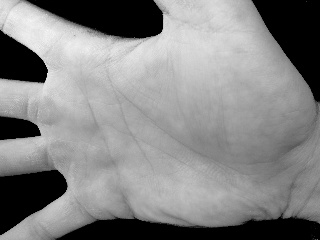
#> input picture Ex4/Hand1.jpg, 320 x 240 px
$ python PalmprintAlignmentAutomatic.py
#> lines starting #> are read from the running program, lines starting #| are printed output that depends on the picture; after the words box and inside, x2 and y2 are one past the last pixel; in counts of white or black regions, pixels touching at a corner belong together; long printed decimals are rounded
'''
Created on 05.10.2016
Modified on 23.12.2020

@author: Daniel
@modified by Charly, Christian, Max (23.12.2020)
'''

import numpy as np
import cv2
import matplotlib.pyplot as plt


# do not import more modules!
img=cv2.imread('Hand1.jpg')
#> img is the input picture: shape (240, 320, 3); min 0, max 248, mean 132
img = cv2.cvtColor(img, cv2.COLOR_BGR2GRAY)
#> img: shape (240, 320)
plt.imshow(img,'gray')
imgc=img[:]
def drawCircle(img, x, y):
    '''
    Draw a circle at circle of radius 5px at (x, y) stroke 2 px
    This helps you to visually check your methods.
    :param img: a 2d nd-array
    :param y:
    :param x:
    :return: img with circle at desired position
    '''
    cv2.circle(img, (x, y), 4, 255, 5)
    return img

#circle= drawCircle(imgc,10,40)
circle= drawCircle(imgc,44,72)
circle= drawCircle(imgc,10,55)
circle= drawCircle(imgc,30,65)
#> call 3 of drawCircle, with x = 30, y = 65
#> in drawCircle (call 3), `cv2.circle(img, (x, y), 4, 255, 5)`:
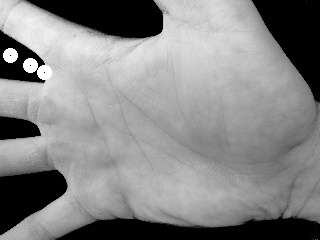
#> img: shape (240, 320); min 0, max 255, mean 133.6

plt.imshow(circle,'gray')
plt.show()
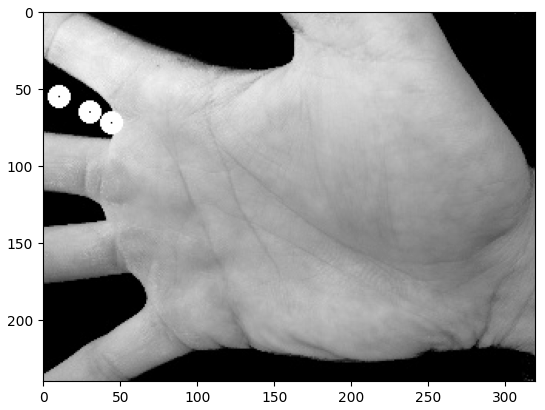
#> figure drawn by matplotlib, 1 panel

def binarizeAndSmooth(img) -> np.ndarray:
    '''
    First Binarize using threshold of 115, then smooth with gauss kernel (5, 5)
    :param img: greyscale image in range [0, 255]
    :return: preprocessed image
    '''
    # Binarize using threshold of 115
    _, binary_img =cv2.threshold(img,115,255,cv2.THRESH_BINARY) # intensities greater than or equal to 115 are set to 255 (white), while pixels below the threshold are set to 0 (black)

    # Smooth with Gaussian kernel (5, 5)
    preprocessed_image= cv2.GaussianBlur(binary_img, (5, 5), 0)
    return preprocessed_image
processed=binarizeAndSmooth(img)
#> in binarizeAndSmooth, `_, binary_img =cv2.threshold(img,115,255,cv2.THRESH_BINARY)`:
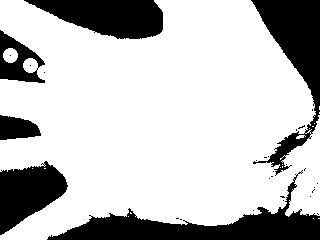
#> binary_img: shape (240, 320); 75.5% white; 30 black regions (24 under 20 px)
#> in binarizeAndSmooth, `preprocessed_image= cv2.GaussianBlur(binary_img, (5, 5), 0)`:
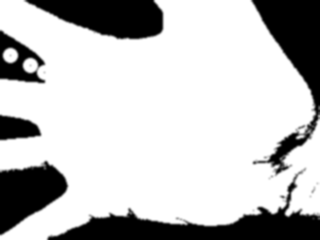
#> preprocessed_image: shape (240, 320); min 0, max 255, mean 192.6
plt.imshow(processed,'gray')
plt.show()

def drawLargestContour(img) -> np.ndarray:
        '''
        find the largest contour and return a new image showing this contour drawn with cv2 (stroke 2)
        :param img: preprocessed image (mostly b&w)
        :return: contour image
        '''
        # Find contours
        contours, _ = cv2.findContours(img, cv2.RETR_EXTERNAL, cv2.CHAIN_APPROX_SIMPLE)

        # Find the largest contour based on area
        largest_contour = max(contours, key=cv2.contourArea)

        # Create a blank image with the same dimensions as the input image
        contour_image = np.zeros_like(img)

        # Draw the largest contour on the blank image
        cv2.drawContours(contour_image, [largest_contour],0,255, 2)


        return contour_image
contour=drawLargestContour(processed)
#> in drawLargestContour, `contours, _ = cv2.findContours(img, cv2.RETR_EXTERNAL, cv2.CHAIN_APPRO..`: contours = 2 contours; box (x1, y1, x2, y2) and area: (0, 0, 320, 240) 60914, (1, 46, 20, 65) 284
#> in drawLargestContour, `largest_contour = max(contours, key=cv2.contourArea)`: largest_contour = contour of 429 points, box (x1, y1, x2, y2) (0, 0, 320, 240), area 60914
#> in drawLargestContour, `cv2.drawContours(contour_image, [largest_contour],0,255, 2)`:
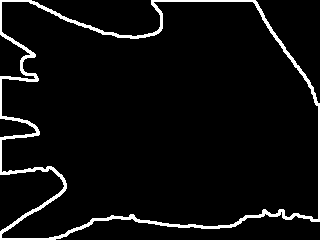
#> contour_image: shape (240, 320); 5.3% white; 1 white region, box (x1, y1, x2, y2) and area: (0, 0, 320, 240) 4073
plt.imshow(contour,'gray')
plt.show()
print(contour)
#> (printed output is left out)


def getFingerContourIntersections(contour_img, x) -> np.ndarray:
    '''
    Run along a column at position x, and return the 6 intersecting y-values with the finger contours.
    (For help check Palmprint_Algnment_Helper.pdf section 2b)
    :param contour_img:
    :param x: position of the image column to run along
    :return: y-values in np.ndarray in shape (6,)
    '''

    contour_img=contour_img[4:235,:]
    plt.imshow(contour_img,'gray')
    plt.show()

    img=contour_img[:,x]
    intersections = []
    height, _ = np.shape(contour_img)
    should_append = True

    for y in range(2,height-1):
        y = int(y)
        if img[y] == 255:

            intersections.append(y)
    filtered_numbers = []
    for num in intersections:
      if should_append:
         # Append the number to the filtered list
         filtered_numbers.append(num)

      # Check the condition to determine if the next number should be skipped
      if num + 1 in intersections and num + 1 - num <= 10:
        should_append = False
      else:
        should_append = True
    # Trim the intersections list to contain at most 6 values
    intersection = filtered_numbers[:6]

    return np.array(intersection)
intersections=getFingerContourIntersections(contour, 10)
#> in getFingerContourIntersections, `contour_img=contour_img[4:235,:]`:
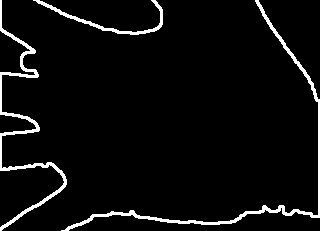
#> contour_img: shape (231, 320); 4.9% white; 3 white regions, box (x1, y1, x2, y2) and area: (61, 0, 320, 231) 1601, (0, 0, 67, 231) 1446, (33, 0, 163, 35) 551
#> in getFingerContourIntersections, `img=contour_img[:,x]`: img = 231 values, max 255 at index 33, min 0 at index 0, mean 25.39
#> after the loop in getFingerContourIntersections, `for y in range(2,height-1):`: intersections = [33, 34, 35, 36, 72, 73, 74, 75, 113, 114, 115, 132, 133, 134, 166, 167, 168, 169, 220, 221, 222, 223, 224]
#> the loop in getFingerContourIntersections, `for num in intersections:` made 23 passes
#> (num, should_append) on passes 1 to 12: (33, False), (34, False), (35, False), (36, True), (72, False), (73, False), (74, False), (75, True), (113, False), (114, False), (115, True), (132, False)
#> after the loop in getFingerContourIntersections, `for num in intersections:`: filtered_numbers = [33, 72, 113, 132, 166, 220]
#> intersections = [33, 72, 113, 132, 166, 220]
print(intersections)
#| [ 33  72 113 132 166 220]

def findKPoints(img, y1, x1, y2, x2) -> tuple:
    '''
    given two points and the contour image, find the intersection point k
    :param img: binarized contour image (255 == contour)
    :param y1: y-coordinate of point
    :param x1: x-coordinate of point
    :param y2: y-coordinate of point
    :param x2: x-coordinate of point
    :return: intersection point k as a tuple (ky, kx)
    '''

    slope = (y2 - y1) / (x2 - x1)  # Calculate the slope
    b = y1 -( slope * x1)

    x = x2
    y=y2
    while True:


        # Check if the current coordinates belong to the contour
        if img[y, x] !=0:
            return y, x  # Return the intersection point
            break
        x += 1
        y = int((slope * x) + b)


    return None  # Return None if no intersection is found


print(findKPoints(contour,55,10,65,30))
#> after the loop in findKPoints, `while True:`: x = 318
#| (209, 318)

def getCoordinateTransform(k1, k2, k3) -> np.ndarray:
    '''
    Get a transform matrix to map points from old to new coordinate system defined by k1-3
    Hint: Use cv2 for this.
    :param k1: point in (y, x) order
    :param k2: point in (y, x) order
    :param k3: point in (y, x) order
    :return: 2x3 matrix rotation around origin by angle
    '''

    # Convert points to numpy arrays
    k1 = np.array(k1)
    k2 = np.array(k2)
    k3 = np.array(k3)

    # Compute the direction vector of the line passing through k1 and k3
    line_direction = k3 - k1
    line_direction = line_direction / np.linalg.norm(line_direction)

    # Compute the direction vector of the line passing through k2 and perpendicular to the line k1k3
    line_perpendicular = np.array([-line_direction[1], line_direction[0]])

    # Calculate the intersection point of the two lines
    intersection_point = np.linalg.solve(np.vstack((line_direction, -line_perpendicular)).T, k2 - k1)

    # Calculate the angle between the line passing through the intersection and the old x-axis
    angle = np.arctan2(intersection_point[1], intersection_point[0]) * 180 / np.pi
    print(angle)
    # Create the transformation matrix using cv2.getRotationMatrix2D with the specified center
    scale = 1  # You can adjust the scale if needed
    center = tuple(intersection_point)
    transform_matrix = cv2.getRotationMatrix2D(center, angle, scale)

    return transform_matrix

def palmPrintAlignment(img):
    '''
    Transform a given image like in the paper using the helper functions above when possible
    :param img: greyscale image
    :return: transformed image
    '''

    # TODO threshold and blur

    # TODO find and draw largest contour in image

    # TODO choose two suitable columns and find 6 intersections with the finger's contour

    # TODO compute middle points from these contour intersections

    # TODO extrapolate line to find k1-3

    # TODO calculate Rotation matrix from coordinate system spanned by k1-3

    # TODO rotate the image around new origin
    # Step 1: Threshold and blur the image
    processed = binarizeAndSmooth(img)

    # Step 2: Find and draw the largest contour in the image
    contour = drawLargestContour(processed)

    # Step 3: Choose two suitable columns and find 6 intersections with the finger's contour
    x1 = 10  # Choose the x-coordinate of the first column
    x2 = 20  # Choose the x-coordinate of the second column
    intersections1 = getFingerContourIntersections(contour, x1)
#> the loop in getFingerContourIntersections (call 2), `for num in intersections:` made 23 passes
    intersections2 = getFingerContourIntersections(contour, x2)

    # Step 4: Compute middle points from these contour intersections
    middle_points_x1 = []
    for i in range(0,len(intersections1),2):
        y = (intersections1[i+1] - intersections2[i]) // 2
        middle_points_x1.append((y, x1))
    middle_points_x2 = []
    for i in range(0,len(intersections2),2):
        y = (intersections2[i+1] - intersections2[i]) // 2
        middle_points_x2.append((y, x2))


    # Step 5: Extrapolate line to find k1-3
    k1 = findKPoints(contour, middle_points_x1[0][0], middle_points_x1[0][1], middle_points_x2[0][0], middle_points_x2[0][1])
    k2 = findKPoints(contour, middle_points_x1[1][0], middle_points_x1[1][1], middle_points_x2[1][0], middle_points_x2[1][1])
    k3 = findKPoints(contour, middle_points_x1[2][0], middle_points_x1[2][1], middle_points_x2[2][0], middle_points_x2[2][1])

    # Step 6: Calculate Rotation matrix from coordinate system spanned by k1-3
    rotation_matrix = getCoordinateTransform(k1, k2, k3)

    # Step 7: Rotate the image around the new origin
    aligned_image = cv2.warpAffine(img, rotation_matrix, (img.shape[1], img.shape[0]))

    return aligned_image

rotated=palmPrintAlignment(img)
#> in palmPrintAlignment, `intersections1 = getFingerContourIntersections(contour, x1)`: intersections1 = [33, 72, 113, 132, 166, 220]
#> in palmPrintAlignment, `intersections2 = getFingerContourIntersections(contour, x2)`: intersections2 = [40, 56, 73, 115, 131, 166]
#> the loop in palmPrintAlignment, `for i in range(0,len(intersections1),2):` made 3 passes
#> y on passes 1 to 2: 16, 29
#> (i, y) on pass 3: (4, 44)
#> after the loop in palmPrintAlignment, `for i in range(0,len(intersections1),2):`: middle_points_x1 = [(16, 10), (29, 10), (44, 10)]
#> the loop in palmPrintAlignment, `for i in range(0,len(intersections2),2):` made 3 passes
#> y on passes 1 to 2: 8, 21
#> (i, y) on pass 3: (4, 17)
#> after the loop in palmPrintAlignment, `for i in range(0,len(intersections2),2):`: middle_points_x2 = [(8, 20), (21, 20), (17, 20)]
#> the loop in findKPoints, `while True:` made 9 passes
#> y on passes 1 to 8: 7, 6, 5, 4, 4, 3, 2, 1
#> after the loop in findKPoints, `while True:`: x = 28
#> in palmPrintAlignment, `k1 = findKPoints(contour, middle_points_x1[0][0], middle_points_x1[0][..`: k1 = (1, 28)
#> the loop in findKPoints, `while True:` made 19 passes
#> y on passes 1 to 12: 20, 19, 18, 17, 17, 16, 15, 14, 13, 13, 12, 11
#> after the loop in findKPoints, `while True:`: x = 38
#> in palmPrintAlignment, `k2 = findKPoints(contour, middle_points_x1[1][0], middle_points_x1[1][..`: k2 = (6, 38)
#> the loop in findKPoints, `while True:` made 7 passes
#> after the loop in findKPoints, `while True:`: x = 26
#> in palmPrintAlignment, `k3 = findKPoints(contour, middle_points_x1[2][0], middle_points_x1[2][..`: k3 = (0, 26)
#> in getCoordinateTransform, `k1 = np.array(k1)`: k1 = [1, 28]
#> in getCoordinateTransform, `k2 = np.array(k2)`: k2 = [6, 38]
#> in getCoordinateTransform, `k3 = np.array(k3)`: k3 = [0, 26]
#> in getCoordinateTransform, `line_direction = k3 - k1`: line_direction = [-1, -2]
#> in getCoordinateTransform, `line_direction = line_direction / np.linalg.norm(line_direction)`: line_direction = [-0.447, -0.894]
#> in getCoordinateTransform, `line_perpendicular = np.array([-line_direction[1], line_direction[0]])`: line_perpendicular = [0.894, -0.447]
#> in getCoordinateTransform, `intersection_point = np.linalg.solve(np.vstack((line_direction, -line_..`: intersection_point = [-11.18, 0]
#> in getCoordinateTransform, `angle = np.arctan2(intersection_point[1], intersection_point[0]) * 180..`: angle = -180
#| -180.0
#> in getCoordinateTransform, `center = tuple(intersection_point)`: center = (-11.18, 0)
#> in getCoordinateTransform, `transform_matrix = cv2.getRotationMatrix2D(center, angle, scale)`: transform_matrix = [[-1, -1.22e-16, -22.36], [1.22e-16, -1, 1.37e-15]]
#> in palmPrintAlignment, `rotation_matrix = getCoordinateTransform(k1, k2, k3)`: rotation_matrix has the same summary as transform_matrix in getCoordinateTransform
#> in palmPrintAlignment, `aligned_image = cv2.warpAffine(img, rotation_matrix, (img.shape[1], im..`: aligned_image: shape (240, 320); every value is 0
plt.imshow(rotated,'gray')
plt.show()

$ run again, with Ex4/Hand2.jpg copied over Ex4/Hand1.jpg
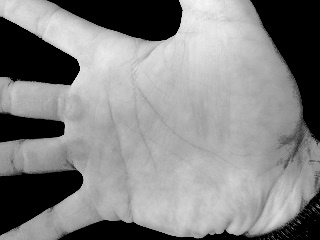
#> input picture Ex4/Hand2.jpg, 320 x 240 px
#> img is the input picture: shape (240, 320, 3); min 0, max 246, mean 132.3
#> in binarizeAndSmooth, `_, binary_img =cv2.threshold(img,115,255,cv2.THRESH_BINARY)`:
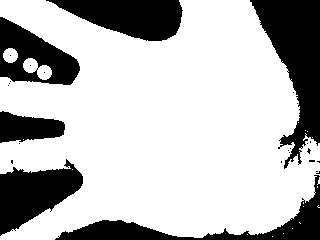
#> binary_img: shape (240, 320); 72.9% white; 27 black regions (21 under 20 px)
#> contours = 6 contours, 2 with area under 20; largest, box (x1, y1, x2, y2) and area: (0, 0, 320, 240) 58830, (1, 46, 20, 65) 284, (297, 220, 303, 226) 24, (315, 203, 320, 210) 23
#> largest_contour = contour of 608 points, box (x1, y1, x2, y2) (0, 0, 320, 240), area 58830
#> contour_image: shape (240, 320); 6.4% white; 1 white region, box (x1, y1, x2, y2) and area: (0, 0, 320, 240) 4926
#> (printed output is left out)
#> contour_img: shape (231, 320); 5.6% white; 6 white regions (1 under 20 px), largest, box (x1, y1, x2, y2) and area: (0, 0, 83, 231) 2099, (252, 0, 320, 231) 1128, (57, 0, 182, 37) 534, (61, 216, 167, 231) 354, (214, 228, 233, 231) 28
#> in getFingerContourIntersections, `img=contour_img[:,x]`: img = 231 values, max 255 at index 18, min 0 at index 0, mean 24.29
#> after the loop in getFingerContourIntersections, `for y in range(2,height-1):`: intersections = [18, 19, 20, 21, 70, 71, 72, 73, 110, 111, 112, 113, 134, 135, 136, 169, 170, 171, 222, 223, 224, 225]
#> the loop in getFingerContourIntersections, `for num in intersections:` made 22 passes
#> (num, should_append) on passes 1 to 8: (18, False), (19, False), (20, False), (21, True), (70, False), (71, False), (72, False), (73, True)
#> after the loop in getFingerContourIntersections, `for num in intersections:`: filtered_numbers = [18, 70, 110, 134, 169, 222]
#| [ 18  70 110 134 169 222]
#> after the loop in findKPoints, `while True:`: x = 52
#| (76, 52)
#> the loop in getFingerContourIntersections (call 2), `for num in intersections:` made 22 passes
#> intersections1 = [18, 70, 110, 134, 169, 222]
#> intersections2 = [23, 56, 74, 112, 132, 167]
#> the loop in palmPrintAlignment, `for i in range(0,len(intersections1),2):` made 3 passes
#> y on passes 1 to 2: 23, 30
#> after the loop in palmPrintAlignment, `for i in range(0,len(intersections1),2):`: middle_points_x1 = [(23, 10), (30, 10), (45, 10)]
#> the loop in palmPrintAlignment, `for i in range(0,len(intersections2),2):` made 3 passes
#> y on passes 1 to 2: 16, 19
#> after the loop in palmPrintAlignment, `for i in range(0,len(intersections2),2):`: middle_points_x2 = [(16, 20), (19, 20), (17, 20)]
#> the loop in findKPoints, `while True:` made 22 passes
#> y on passes 1 to 8: 15, 14, 13, 13, 12, 11, 11, 10
#> after the loop in findKPoints, `while True:`: x = 41
#> in palmPrintAlignment, `k1 = findKPoints(contour, middle_points_x1[0][0], middle_points_x1[0][..`: k1 = (1, 41)
#> the loop in findKPoints, `while True:` made 17 passes
#> after the loop in findKPoints, `while True:`: x = 36
#> in palmPrintAlignment, `k2 = findKPoints(contour, middle_points_x1[1][0], middle_points_x1[1][..`: k2 = (1, 36)
#> the loop in findKPoints, `while True:` made 7 passes
#> y on passes 1 to 6: 14, 11, 8, 5, 3, 0
#> after the loop in findKPoints, `while True:`: x = 26
#> in palmPrintAlignment, `k3 = findKPoints(contour, middle_points_x1[2][0], middle_points_x1[2][..`: k3 = (0, 26)
#> in getCoordinateTransform, `k1 = np.array(k1)`: k1 = [1, 41]
#> in getCoordinateTransform, `k2 = np.array(k2)`: k2 = [1, 36]
#> in getCoordinateTransform, `k3 = np.array(k3)`: k3 = [0, 26]
#> in getCoordinateTransform, `line_direction = k3 - k1`: line_direction = [-1, -15]
#> in getCoordinateTransform, `line_direction = line_direction / np.linalg.norm(line_direction)`: line_direction = [-0.0665, -0.998]
#> line_perpendicular = [0.998, -0.0665]
#> intersection_point = [4.99, -0.333]
#> angle = -3.81
#| -3.814
#> center = (4.99, -0.333)
#> transform_matrix = [[0.998, -0.0665, -0.0111], [0.0665, 0.998, -0.333]]
#> rotation_matrix has the same summary as transform_matrix in getCoordinateTransform
#> in palmPrintAlignment, `aligned_image = cv2.warpAffine(img, rotation_matrix, (img.shape[1], im..`:
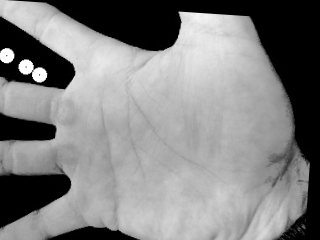
#> aligned_image: shape (240, 320); min 0, max 255, mean 130.1

$ run again, with Ex4/Hand3.jpg copied over Ex4/Hand1.jpg
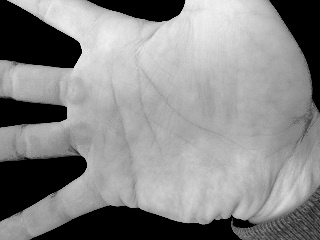
#> input picture Ex4/Hand3.jpg, 320 x 240 px
#> img is the input picture: shape (240, 320, 3); min 0, max 241, mean 136.2
#> in binarizeAndSmooth, `_, binary_img =cv2.threshold(img,115,255,cv2.THRESH_BINARY)`:
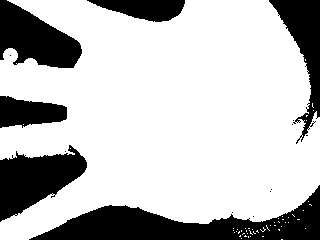
#> binary_img: shape (240, 320); 74.5% white; 15 black regions (9 under 20 px)
#> contours = 3 contours, 2 with area under 20; largest, box (x1, y1, x2, y2) and area: (0, 0, 320, 240) 60304
#> largest_contour = contour of 605 points, box (x1, y1, x2, y2) (0, 0, 320, 240), area 60304
#> contour_image: shape (240, 320); 6.4% white; 1 white region, box (x1, y1, x2, y2) and area: (0, 0, 320, 240) 4899
#> (printed output is left out)
#> contour_img: shape (231, 320); 5.8% white; 5 white regions (1 under 20 px), largest, box (x1, y1, x2, y2) and area: (0, 0, 87, 231) 2001, (264, 0, 320, 231) 1001, (42, 202, 266, 231) 926, (97, 0, 184, 18) 318
#> in getFingerContourIntersections, `img=contour_img[:,x]`: img = 231 values, max 255 at index 0, min 0 at index 3, mean 23.18
#> after the loop in getFingerContourIntersections, `for y in range(2,height-1):`: intersections = [2, 41, 42, 43, 93, 94, 95, 96, 119, 120, 121, 155, 156, 157, 158, 208, 209, 210, 211]
#> the loop in getFingerContourIntersections, `for num in intersections:` made 19 passes
#> (num, should_append) on passes 1 to 8: (2, True), (41, False), (42, False), (43, True), (93, False), (94, False), (95, False), (96, True)
#> after the loop in getFingerContourIntersections, `for num in intersections:`: filtered_numbers = [2, 41, 93, 119, 155, 208]
#| [  2  41  93 119 155 208]
#> after the loop in findKPoints, `while True:`: x = 305
#| (202, 305)
#> the loop in getFingerContourIntersections (call 2), `for num in intersections:` made 19 passes
#> intersections1 = [2, 41, 93, 119, 155, 208]
#> intersections2 = [4, 46, 96, 117, 151, 204]
#> the loop in palmPrintAlignment, `for i in range(0,len(intersections1),2):` made 3 passes
#> y on passes 1 to 2: 18, 11
#> after the loop in palmPrintAlignment, `for i in range(0,len(intersections1),2):`: middle_points_x1 = [(18, 10), (11, 10), (28, 10)]
#> the loop in palmPrintAlignment, `for i in range(0,len(intersections2),2):` made 3 passes
#> y on passes 1 to 2: 21, 10
#> after the loop in palmPrintAlignment, `for i in range(0,len(intersections2),2):`: middle_points_x2 = [(21, 20), (10, 20), (26, 20)]
#> the loop in findKPoints, `while True:` made 30 passes
#> y on passes 1 to 8: 21, 21, 21, 22, 22, 22, 23, 23
#> after the loop in findKPoints, `while True:`: x = 49
#> in palmPrintAlignment, `k1 = findKPoints(contour, middle_points_x1[0][0], middle_points_x1[0][..`: k1 = (29, 49)
#> after the loop in findKPoints, `while True:`: x = 20
#> in palmPrintAlignment, `k2 = findKPoints(contour, middle_points_x1[1][0], middle_points_x1[1][..`: k2 = (10, 20)
#> the loop in findKPoints, `while True:` made 18 passes
#> y on passes 1 to 8: 25, 25, 25, 25, 25, 24, 24, 24
#> after the loop in findKPoints, `while True:`: x = 37
#> in palmPrintAlignment, `k3 = findKPoints(contour, middle_points_x1[2][0], middle_points_x1[2][..`: k3 = (22, 37)
#> in getCoordinateTransform, `k1 = np.array(k1)`: k1 = [29, 49]
#> in getCoordinateTransform, `k2 = np.array(k2)`: k2 = [10, 20]
#> in getCoordinateTransform, `k3 = np.array(k3)`: k3 = [22, 37]
#> in getCoordinateTransform, `line_direction = k3 - k1`: line_direction = [-7, -12]
#> in getCoordinateTransform, `line_direction = line_direction / np.linalg.norm(line_direction)`: line_direction = [-0.504, -0.864]
#> line_perpendicular = [0.864, -0.504]
#> intersection_point = [34.62, 1.8]
#> angle = 2.98
#| 2.975
#> center = (34.62, 1.8)
#> transform_matrix = [[0.999, 0.0519, -0.0467], [-0.0519, 0.999, 1.8]]
#> in palmPrintAlignment, `aligned_image = cv2.warpAffine(img, rotation_matrix, (img.shape[1], im..`:
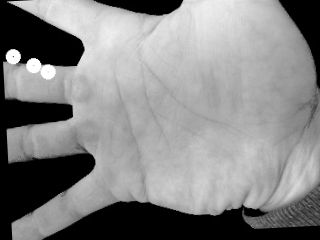
#> aligned_image: shape (240, 320); min 0, max 255, mean 133
